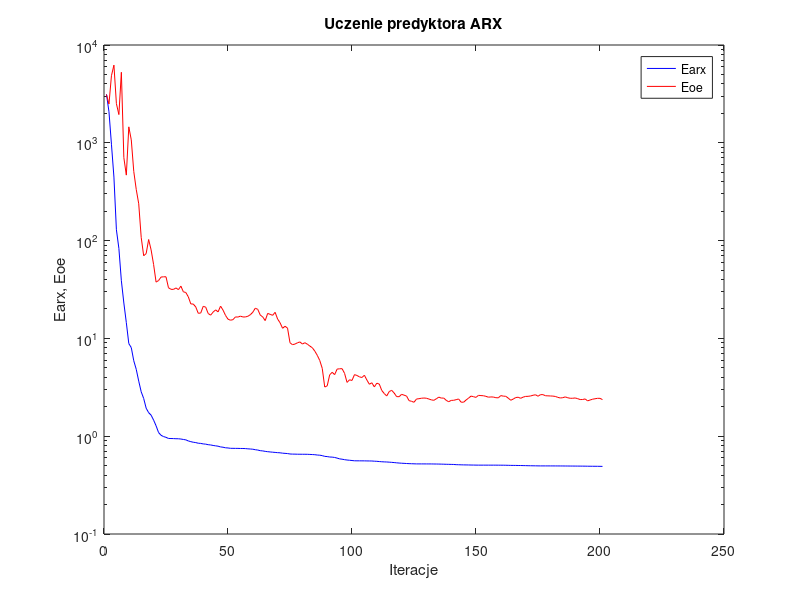
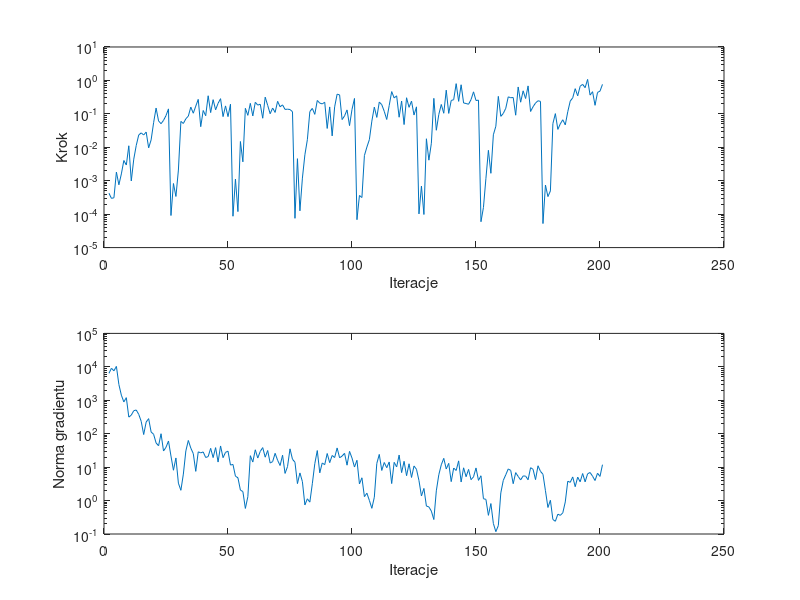

These figures' MATLAB source, in order:
%uczenie predyktora arx
clear all;
n=0; farx(n+1)=3.132145e+003; foe(n+1)=3.117008e+003; wspucz(n+1)=0.000000e+000; ng(n+1)=0.000000e+000;
%odnowa zmiennej metryki
n=1; farx(n+1)=2.078803e+003; foe(n+1)=2.490281e+003; krok(n+1)=4.228014e-004; ng(n+1)=6.383161e+003;
n=2; farx(n+1)=9.670935e+002; foe(n+1)=4.854128e+003; krok(n+1)=2.967298e-004; ng(n+1)=9.069483e+003;
n=3; farx(n+1)=4.463087e+002; foe(n+1)=6.226698e+003; krok(n+1)=3.093608e-004; ng(n+1)=7.608948e+003;
n=4; farx(n+1)=1.290698e+002; foe(n+1)=2.513930e+003; krok(n+1)=1.812955e-003; ng(n+1)=1.030326e+004;
n=5; farx(n+1)=8.317816e+001; foe(n+1)=1.943873e+003; krok(n+1)=7.559922e-004; ng(n+1)=2.956835e+003;
n=6; farx(n+1)=3.887740e+001; foe(n+1)=5.260583e+003; krok(n+1)=1.599773e-003; ng(n+1)=1.418866e+003;
n=7; farx(n+1)=2.301842e+001; foe(n+1)=7.051040e+002; krok(n+1)=4.027729e-003; ng(n+1)=8.914691e+002;
n=8; farx(n+1)=1.449773e+001; foe(n+1)=4.673017e+002; krok(n+1)=2.947309e-003; ng(n+1)=1.195795e+003;
n=9; farx(n+1)=8.852957e+000; foe(n+1)=1.456067e+003; krok(n+1)=1.109636e-002; ng(n+1)=3.131309e+002;
n=10; farx(n+1)=8.053130e+000; foe(n+1)=1.070635e+003; krok(n+1)=9.854180e-004; ng(n+1)=3.599341e+002;
n=11; farx(n+1)=5.907158e+000; foe(n+1)=5.097463e+002; krok(n+1)=4.419773e-003; ng(n+1)=4.870120e+002;
n=12; farx(n+1)=4.830586e+000; foe(n+1)=3.335494e+002; krok(n+1)=1.136409e-002; ng(n+1)=5.112679e+002;
n=13; farx(n+1)=3.659655e+000; foe(n+1)=2.380847e+002; krok(n+1)=2.334578e-002; ng(n+1)=3.798146e+002;
n=14; farx(n+1)=2.844026e+000; foe(n+1)=1.078464e+002; krok(n+1)=2.698544e-002; ng(n+1)=2.343245e+002;
n=15; farx(n+1)=2.430712e+000; foe(n+1)=7.000228e+001; krok(n+1)=2.331822e-002; ng(n+1)=9.438047e+001;
n=16; farx(n+1)=1.934332e+000; foe(n+1)=7.360828e+001; krok(n+1)=2.861011e-002; ng(n+1)=2.226092e+002;
n=17; farx(n+1)=1.740432e+000; foe(n+1)=1.026020e+002; krok(n+1)=9.636858e-003; ng(n+1)=2.823776e+002;
n=18; farx(n+1)=1.640857e+000; foe(n+1)=8.021438e+001; krok(n+1)=1.664870e-002; ng(n+1)=1.125734e+002;
n=19; farx(n+1)=1.460569e+000; foe(n+1)=5.690332e+001; krok(n+1)=5.440189e-002; ng(n+1)=9.603600e+001;
n=20; farx(n+1)=1.277984e+000; foe(n+1)=3.763438e+001; krok(n+1)=1.492217e-001; ng(n+1)=5.301270e+001;
n=21; farx(n+1)=1.089757e+000; foe(n+1)=3.906464e+001; krok(n+1)=6.144187e-002; ng(n+1)=4.352966e+001;
n=22; farx(n+1)=1.021661e+000; foe(n+1)=4.238546e+001; krok(n+1)=5.079872e-002; ng(n+1)=9.975048e+001;
n=23; farx(n+1)=9.914309e-001; foe(n+1)=4.264585e+001; krok(n+1)=6.385486e-002; ng(n+1)=3.037020e+001;
n=24; farx(n+1)=9.738500e-001; foe(n+1)=4.265313e+001; krok(n+1)=8.877087e-002; ng(n+1)=3.926031e+001;
n=25; farx(n+1)=9.483608e-001; foe(n+1)=3.294843e+001; krok(n+1)=1.407955e-001; ng(n+1)=6.049822e+001;
%odnowa zmiennej metryki
n=26; farx(n+1)=9.470165e-001; foe(n+1)=3.177920e+001; krok(n+1)=9.108681e-005; ng(n+1)=2.149858e+001;
n=27; farx(n+1)=9.454857e-001; foe(n+1)=3.168269e+001; krok(n+1)=8.259539e-004; ng(n+1)=8.080521e+000;
n=28; farx(n+1)=9.423219e-001; foe(n+1)=3.281558e+001; krok(n+1)=3.383827e-004; ng(n+1)=1.881762e+001;
n=29; farx(n+1)=9.416672e-001; foe(n+1)=3.152460e+001; krok(n+1)=2.087321e-003; ng(n+1)=3.308843e+000;
n=30; farx(n+1)=9.355707e-001; foe(n+1)=3.422171e+001; krok(n+1)=5.934607e-002; ng(n+1)=2.028839e+000;
n=31; farx(n+1)=9.262284e-001; foe(n+1)=2.995474e+001; krok(n+1)=5.157588e-002; ng(n+1)=6.205172e+000;
n=32; farx(n+1)=9.176291e-001; foe(n+1)=2.946388e+001; krok(n+1)=7.115888e-002; ng(n+1)=3.055852e+001;
n=33; farx(n+1)=8.944788e-001; foe(n+1)=2.659793e+001; krok(n+1)=8.554146e-002; ng(n+1)=6.281487e+001;
n=34; farx(n+1)=8.797688e-001; foe(n+1)=2.252293e+001; krok(n+1)=1.591991e-001; ng(n+1)=3.711868e+001;
n=35; farx(n+1)=8.673023e-001; foe(n+1)=2.245173e+001; krok(n+1)=1.044009e-001; ng(n+1)=2.545254e+001;
n=36; farx(n+1)=8.606749e-001; foe(n+1)=2.095872e+001; krok(n+1)=1.702433e-001; ng(n+1)=7.478320e+000;
n=37; farx(n+1)=8.476636e-001; foe(n+1)=1.806475e+001; krok(n+1)=2.709781e-001; ng(n+1)=2.868414e+001;
n=38; farx(n+1)=8.441878e-001; foe(n+1)=1.816868e+001; krok(n+1)=4.134280e-002; ng(n+1)=2.673890e+001;
n=39; farx(n+1)=8.341503e-001; foe(n+1)=2.126518e+001; krok(n+1)=1.261335e-001; ng(n+1)=2.844100e+001;
n=40; farx(n+1)=8.295271e-001; foe(n+1)=2.089678e+001; krok(n+1)=8.776600e-002; ng(n+1)=1.942752e+001;
n=41; farx(n+1)=8.188123e-001; foe(n+1)=1.797642e+001; krok(n+1)=3.477470e-001; ng(n+1)=2.065974e+001;
n=42; farx(n+1)=8.138242e-001; foe(n+1)=1.728639e+001; krok(n+1)=1.091672e-001; ng(n+1)=3.650111e+001;
n=43; farx(n+1)=8.042409e-001; foe(n+1)=1.858508e+001; krok(n+1)=2.656312e-001; ng(n+1)=1.930715e+001;
n=44; farx(n+1)=7.970671e-001; foe(n+1)=1.957475e+001; krok(n+1)=1.320338e-001; ng(n+1)=3.830328e+001;
n=45; farx(n+1)=7.904423e-001; foe(n+1)=1.867327e+001; krok(n+1)=2.064051e-001; ng(n+1)=1.418944e+001;
n=46; farx(n+1)=7.770445e-001; foe(n+1)=2.138086e+001; krok(n+1)=2.847814e-001; ng(n+1)=4.298553e+001;
n=47; farx(n+1)=7.715149e-001; foe(n+1)=1.945314e+001; krok(n+1)=8.268560e-002; ng(n+1)=1.919903e+001;
n=48; farx(n+1)=7.611666e-001; foe(n+1)=1.717819e+001; krok(n+1)=1.728230e-001; ng(n+1)=2.766160e+001;
n=49; farx(n+1)=7.582279e-001; foe(n+1)=1.571878e+001; krok(n+1)=8.268560e-002; ng(n+1)=3.001030e+001;
n=50; farx(n+1)=7.519265e-001; foe(n+1)=1.534620e+001; krok(n+1)=1.940886e-001; ng(n+1)=1.152133e+001;
%odnowa zmiennej metryki
n=51; farx(n+1)=7.515727e-001; foe(n+1)=1.554985e+001; krok(n+1)=8.669030e-005; ng(n+1)=1.205426e+001;
n=52; farx(n+1)=7.507355e-001; foe(n+1)=1.658757e+001; krok(n+1)=1.120408e-003; ng(n+1)=5.352718e+000;
n=53; farx(n+1)=7.506558e-001; foe(n+1)=1.651695e+001; krok(n+1)=1.193316e-004; ng(n+1)=4.804879e+000;
n=54; farx(n+1)=7.491276e-001; foe(n+1)=1.689007e+001; krok(n+1)=1.488559e-002; ng(n+1)=2.061725e+000;
n=55; farx(n+1)=7.488178e-001; foe(n+1)=1.656316e+001; krok(n+1)=3.677109e-003; ng(n+1)=1.856611e+000;
n=56; farx(n+1)=7.472774e-001; foe(n+1)=1.657275e+001; krok(n+1)=1.465272e-001; ng(n+1)=5.815159e-001;
n=57; farx(n+1)=7.428112e-001; foe(n+1)=1.683388e+001; krok(n+1)=9.019770e-002; ng(n+1)=1.302674e+000;
n=58; farx(n+1)=7.398776e-001; foe(n+1)=1.746157e+001; krok(n+1)=2.063035e-001; ng(n+1)=2.200237e+001;
n=59; farx(n+1)=7.361379e-001; foe(n+1)=1.850933e+001; krok(n+1)=8.662598e-002; ng(n+1)=1.418668e+001;
n=60; farx(n+1)=7.276928e-001; foe(n+1)=2.036628e+001; krok(n+1)=2.214681e-001; ng(n+1)=3.303770e+001;
n=61; farx(n+1)=7.218385e-001; foe(n+1)=1.981506e+001; krok(n+1)=1.827549e-001; ng(n+1)=1.870887e+001;
n=62; farx(n+1)=7.112761e-001; foe(n+1)=1.734214e+001; krok(n+1)=1.942977e-001; ng(n+1)=2.952358e+001;
n=63; farx(n+1)=7.074543e-001; foe(n+1)=1.657381e+001; krok(n+1)=7.398460e-002; ng(n+1)=3.840843e+001;
n=64; farx(n+1)=6.997809e-001; foe(n+1)=1.520596e+001; krok(n+1)=3.158996e-001; ng(n+1)=1.983368e+001;
n=65; farx(n+1)=6.945068e-001; foe(n+1)=1.801791e+001; krok(n+1)=1.794685e-001; ng(n+1)=3.142549e+001;
n=66; farx(n+1)=6.902888e-001; foe(n+1)=1.761568e+001; krok(n+1)=1.008497e-001; ng(n+1)=1.324228e+001;
n=67; farx(n+1)=6.861017e-001; foe(n+1)=1.722113e+001; krok(n+1)=1.493739e-001; ng(n+1)=1.465547e+001;
n=68; farx(n+1)=6.827383e-001; foe(n+1)=1.847979e+001; krok(n+1)=1.102898e-001; ng(n+1)=2.590762e+001;
n=69; farx(n+1)=6.788379e-001; foe(n+1)=1.578792e+001; krok(n+1)=2.370960e-001; ng(n+1)=1.606812e+001;
n=70; farx(n+1)=6.766828e-001; foe(n+1)=1.444710e+001; krok(n+1)=1.630613e-001; ng(n+1)=1.118533e+001;
n=71; farx(n+1)=6.705749e-001; foe(n+1)=1.269367e+001; krok(n+1)=1.856523e-001; ng(n+1)=2.273953e+001;
n=72; farx(n+1)=6.675968e-001; foe(n+1)=1.330597e+001; krok(n+1)=1.355729e-001; ng(n+1)=6.489468e+000;
n=73; farx(n+1)=6.645369e-001; foe(n+1)=1.274474e+001; krok(n+1)=1.380129e-001; ng(n+1)=1.037481e+001;
n=74; farx(n+1)=6.578662e-001; foe(n+1)=9.020858e+000; krok(n+1)=1.348605e-001; ng(n+1)=3.523936e+001;
n=75; farx(n+1)=6.560464e-001; foe(n+1)=8.626252e+000; krok(n+1)=1.160291e-001; ng(n+1)=1.718483e+001;
%odnowa zmiennej metryki
n=76; farx(n+1)=6.556554e-001; foe(n+1)=8.751164e+000; krok(n+1)=7.509431e-005; ng(n+1)=1.401267e+001;
n=77; farx(n+1)=6.542915e-001; foe(n+1)=9.014199e+000; krok(n+1)=4.564205e-003; ng(n+1)=3.214269e+000;
n=78; farx(n+1)=6.541304e-001; foe(n+1)=9.208160e+000; krok(n+1)=1.258665e-004; ng(n+1)=6.716550e+000;
n=79; farx(n+1)=6.536932e-001; foe(n+1)=8.756475e+000; krok(n+1)=1.197019e-003; ng(n+1)=3.684616e+000;
n=80; farx(n+1)=6.535905e-001; foe(n+1)=9.037073e+000; krok(n+1)=5.961727e-003; ng(n+1)=7.396743e-001;
n=81; farx(n+1)=6.530459e-001; foe(n+1)=8.728079e+000; krok(n+1)=1.688698e-002; ng(n+1)=1.129232e+000;
n=82; farx(n+1)=6.511452e-001; foe(n+1)=8.347433e+000; krok(n+1)=1.171506e-001; ng(n+1)=8.987013e-001;
n=83; farx(n+1)=6.492333e-001; foe(n+1)=8.030680e+000; krok(n+1)=1.454886e-001; ng(n+1)=3.189117e+000;
n=84; farx(n+1)=6.470975e-001; foe(n+1)=7.410563e+000; krok(n+1)=9.656284e-002; ng(n+1)=1.269943e+001;
n=85; farx(n+1)=6.418925e-001; foe(n+1)=6.714480e+000; krok(n+1)=2.516502e-001; ng(n+1)=3.132306e+001;
n=86; farx(n+1)=6.394949e-001; foe(n+1)=5.944389e+000; krok(n+1)=2.093785e-001; ng(n+1)=6.754585e+000;
n=87; farx(n+1)=6.330716e-001; foe(n+1)=4.942086e+000; krok(n+1)=1.989372e-001; ng(n+1)=1.331084e+001;
n=88; farx(n+1)=6.220000e-001; foe(n+1)=3.182904e+000; krok(n+1)=2.223238e-001; ng(n+1)=1.185393e+001;
n=89; farx(n+1)=6.192127e-001; foe(n+1)=3.271628e+000; krok(n+1)=3.660091e-002; ng(n+1)=2.555644e+001;
n=90; farx(n+1)=6.126704e-001; foe(n+1)=4.240355e+000; krok(n+1)=1.612369e-001; ng(n+1)=1.361793e+001;
n=91; farx(n+1)=6.112589e-001; foe(n+1)=4.502225e+000; krok(n+1)=2.191235e-002; ng(n+1)=2.232112e+001;
n=92; farx(n+1)=6.061788e-001; foe(n+1)=4.261369e+000; krok(n+1)=1.620110e-001; ng(n+1)=1.934274e+001;
n=93; farx(n+1)=5.973141e-001; foe(n+1)=4.854865e+000; krok(n+1)=3.881773e-001; ng(n+1)=3.750320e+001;
n=94; farx(n+1)=5.864843e-001; foe(n+1)=4.890277e+000; krok(n+1)=3.691454e-001; ng(n+1)=1.900956e+001;
n=95; farx(n+1)=5.820525e-001; foe(n+1)=4.905028e+000; krok(n+1)=6.741320e-002; ng(n+1)=2.141682e+001;
n=96; farx(n+1)=5.754053e-001; foe(n+1)=4.392688e+000; krok(n+1)=8.713251e-002; ng(n+1)=2.590153e+001;
n=97; farx(n+1)=5.709247e-001; foe(n+1)=3.549264e+000; krok(n+1)=1.312394e-001; ng(n+1)=1.144210e+001;
n=98; farx(n+1)=5.675535e-001; foe(n+1)=3.774627e+000; krok(n+1)=4.446078e-002; ng(n+1)=2.959467e+001;
n=99; farx(n+1)=5.641730e-001; foe(n+1)=3.715815e+000; krok(n+1)=1.357350e-001; ng(n+1)=1.869909e+001;
n=100; farx(n+1)=5.605495e-001; foe(n+1)=4.261521e+000; krok(n+1)=2.889625e-001; ng(n+1)=1.007402e+001;
%odnowa zmiennej metryki
n=101; farx(n+1)=5.601089e-001; foe(n+1)=4.178614e+000; krok(n+1)=6.831655e-005; ng(n+1)=1.602631e+001;
n=102; farx(n+1)=5.600129e-001; foe(n+1)=4.042137e+000; krok(n+1)=3.620082e-004; ng(n+1)=3.157318e+000;
n=103; farx(n+1)=5.598242e-001; foe(n+1)=3.985304e+000; krok(n+1)=3.142463e-004; ng(n+1)=4.800319e+000;
n=104; farx(n+1)=5.595542e-001; foe(n+1)=4.200418e+000; krok(n+1)=5.655154e-003; ng(n+1)=1.312171e+000;
n=105; farx(n+1)=5.587717e-001; foe(n+1)=3.751332e+000; krok(n+1)=1.012568e-002; ng(n+1)=1.660185e+000;
n=106; farx(n+1)=5.582974e-001; foe(n+1)=3.397335e+000; krok(n+1)=1.693613e-002; ng(n+1)=1.012609e+000;
n=107; farx(n+1)=5.578277e-001; foe(n+1)=3.519751e+000; krok(n+1)=6.056898e-002; ng(n+1)=5.863993e-001;
n=108; farx(n+1)=5.552783e-001; foe(n+1)=3.190914e+000; krok(n+1)=1.590363e-001; ng(n+1)=1.259163e+000;
n=109; farx(n+1)=5.537104e-001; foe(n+1)=3.485027e+000; krok(n+1)=7.835091e-002; ng(n+1)=1.289249e+001;
n=110; farx(n+1)=5.506230e-001; foe(n+1)=3.411856e+000; krok(n+1)=2.250273e-001; ng(n+1)=2.400646e+001;
n=111; farx(n+1)=5.479577e-001; foe(n+1)=2.936017e+000; krok(n+1)=1.884118e-001; ng(n+1)=7.953195e+000;
n=112; farx(n+1)=5.462705e-001; foe(n+1)=2.730943e+000; krok(n+1)=1.189066e-001; ng(n+1)=1.377162e+001;
n=113; farx(n+1)=5.450131e-001; foe(n+1)=2.577837e+000; krok(n+1)=6.786752e-002; ng(n+1)=9.624435e+000;
n=114; farx(n+1)=5.428384e-001; foe(n+1)=2.860519e+000; krok(n+1)=1.778431e-001; ng(n+1)=1.427970e+001;
n=115; farx(n+1)=5.402300e-001; foe(n+1)=2.944150e+000; krok(n+1)=4.635137e-001; ng(n+1)=3.225805e+000;
n=116; farx(n+1)=5.376473e-001; foe(n+1)=2.764786e+000; krok(n+1)=2.991387e-001; ng(n+1)=1.390537e+001;
n=117; farx(n+1)=5.343560e-001; foe(n+1)=2.538867e+000; krok(n+1)=3.465039e-001; ng(n+1)=1.014729e+001;
n=118; farx(n+1)=5.316353e-001; foe(n+1)=2.535052e+000; krok(n+1)=7.930803e-002; ng(n+1)=2.299626e+001;
n=119; farx(n+1)=5.293056e-001; foe(n+1)=2.681146e+000; krok(n+1)=2.421357e-001; ng(n+1)=6.866012e+000;
n=120; farx(n+1)=5.276865e-001; foe(n+1)=2.628353e+000; krok(n+1)=4.784719e-002; ng(n+1)=1.491717e+001;
n=121; farx(n+1)=5.257376e-001; foe(n+1)=2.574099e+000; krok(n+1)=3.032584e-001; ng(n+1)=5.541987e+000;
n=122; farx(n+1)=5.240872e-001; foe(n+1)=2.310421e+000; krok(n+1)=1.567018e-001; ng(n+1)=1.259793e+001;
n=123; farx(n+1)=5.230931e-001; foe(n+1)=2.274970e+000; krok(n+1)=2.401907e-001; ng(n+1)=4.908372e+000;
n=124; farx(n+1)=5.219929e-001; foe(n+1)=2.222822e+000; krok(n+1)=9.233170e-002; ng(n+1)=1.082513e+001;
n=125; farx(n+1)=5.209838e-001; foe(n+1)=2.399563e+000; krok(n+1)=1.620110e-001; ng(n+1)=8.609680e+000;
%odnowa zmiennej metryki
n=126; farx(n+1)=5.209428e-001; foe(n+1)=2.418189e+000; krok(n+1)=1.018184e-004; ng(n+1)=3.970166e+000;
n=127; farx(n+1)=5.209053e-001; foe(n+1)=2.444591e+000; krok(n+1)=6.935224e-004; ng(n+1)=1.371189e+000;
n=128; farx(n+1)=5.208882e-001; foe(n+1)=2.457336e+000; krok(n+1)=9.773247e-005; ng(n+1)=2.306840e+000;
n=129; farx(n+1)=5.206334e-001; foe(n+1)=2.445115e+000; krok(n+1)=1.799391e-002; ng(n+1)=6.849951e-001;
n=130; farx(n+1)=5.205888e-001; foe(n+1)=2.398832e+000; krok(n+1)=4.118564e-003; ng(n+1)=6.464772e-001;
n=131; farx(n+1)=5.204943e-001; foe(n+1)=2.352855e+000; krok(n+1)=1.321323e-002; ng(n+1)=4.829463e-001;
n=132; farx(n+1)=5.198944e-001; foe(n+1)=2.327373e+000; krok(n+1)=2.909773e-001; ng(n+1)=2.708444e-001;
n=133; farx(n+1)=5.194948e-001; foe(n+1)=2.413205e+000; krok(n+1)=3.234070e-002; ng(n+1)=1.958403e+000;
n=134; farx(n+1)=5.189956e-001; foe(n+1)=2.509002e+000; krok(n+1)=9.599621e-002; ng(n+1)=5.911153e+000;
n=135; farx(n+1)=5.181515e-001; foe(n+1)=2.453169e+000; krok(n+1)=1.909506e-001; ng(n+1)=1.176105e+001;
n=136; farx(n+1)=5.173400e-001; foe(n+1)=2.454552e+000; krok(n+1)=1.042621e-001; ng(n+1)=1.831563e+001;
n=137; farx(n+1)=5.161949e-001; foe(n+1)=2.324998e+000; krok(n+1)=5.114232e-001; ng(n+1)=8.825395e+000;
n=138; farx(n+1)=5.157202e-001; foe(n+1)=2.251411e+000; krok(n+1)=1.031518e-001; ng(n+1)=1.297966e+001;
n=139; farx(n+1)=5.148034e-001; foe(n+1)=2.323922e+000; krok(n+1)=2.507999e-001; ng(n+1)=3.689507e+000;
n=140; farx(n+1)=5.141419e-001; foe(n+1)=2.328889e+000; krok(n+1)=2.656312e-001; ng(n+1)=9.397938e+000;
n=141; farx(n+1)=5.116660e-001; foe(n+1)=2.364265e+000; krok(n+1)=8.006244e-001; ng(n+1)=7.946311e+000;
n=142; farx(n+1)=5.108447e-001; foe(n+1)=2.402159e+000; krok(n+1)=2.363480e-001; ng(n+1)=1.538917e+001;
n=143; farx(n+1)=5.097461e-001; foe(n+1)=2.226958e+000; krok(n+1)=7.413928e-001; ng(n+1)=3.597429e+000;
n=144; farx(n+1)=5.090278e-001; foe(n+1)=2.226797e+000; krok(n+1)=2.114442e-001; ng(n+1)=9.542922e+000;
n=145; farx(n+1)=5.085643e-001; foe(n+1)=2.344521e+000; krok(n+1)=2.040744e-001; ng(n+1)=5.164049e+000;
n=146; farx(n+1)=5.080654e-001; foe(n+1)=2.452494e+000; krok(n+1)=1.936041e-001; ng(n+1)=8.548707e+000;
n=147; farx(n+1)=5.073227e-001; foe(n+1)=2.572352e+000; krok(n+1)=2.675301e-001; ng(n+1)=4.217438e+000;
n=148; farx(n+1)=5.069038e-001; foe(n+1)=2.534693e+000; krok(n+1)=4.555491e-001; ng(n+1)=5.136106e+000;
n=149; farx(n+1)=5.063259e-001; foe(n+1)=2.494569e+000; krok(n+1)=2.503681e-001; ng(n+1)=9.457594e+000;
n=150; farx(n+1)=5.060386e-001; foe(n+1)=2.617126e+000; krok(n+1)=2.569287e-001; ng(n+1)=4.018104e+000;
%odnowa zmiennej metryki
n=151; farx(n+1)=5.059981e-001; foe(n+1)=2.601802e+000; krok(n+1)=5.942307e-005; ng(n+1)=5.519681e+000;
n=152; farx(n+1)=5.059929e-001; foe(n+1)=2.592757e+000; krok(n+1)=1.581535e-004; ng(n+1)=1.135199e+000;
n=153; farx(n+1)=5.059532e-001; foe(n+1)=2.555628e+000; krok(n+1)=1.180926e-003; ng(n+1)=1.086524e+000;
n=154; farx(n+1)=5.059214e-001; foe(n+1)=2.506821e+000; krok(n+1)=8.130648e-003; ng(n+1)=3.614054e-001;
n=155; farx(n+1)=5.058930e-001; foe(n+1)=2.520817e+000; krok(n+1)=1.667309e-003; ng(n+1)=8.142317e-001;
n=156; farx(n+1)=5.058638e-001; foe(n+1)=2.513823e+000; krok(n+1)=2.366103e-002; ng(n+1)=2.065979e-001;
n=157; farx(n+1)=5.058435e-001; foe(n+1)=2.476312e+000; krok(n+1)=4.256083e-002; ng(n+1)=1.175339e-001;
n=158; farx(n+1)=5.055743e-001; foe(n+1)=2.468503e+000; krok(n+1)=3.333343e-001; ng(n+1)=1.781301e-001;
n=159; farx(n+1)=5.053891e-001; foe(n+1)=2.601395e+000; krok(n+1)=8.430727e-002; ng(n+1)=1.689972e+000;
n=160; farx(n+1)=5.051490e-001; foe(n+1)=2.568494e+000; krok(n+1)=1.028050e-001; ng(n+1)=4.013988e+000;
n=161; farx(n+1)=5.046597e-001; foe(n+1)=2.559456e+000; krok(n+1)=1.468011e-001; ng(n+1)=5.901688e+000;
n=162; farx(n+1)=5.039167e-001; foe(n+1)=2.451028e+000; krok(n+1)=3.224739e-001; ng(n+1)=8.843956e+000;
n=163; farx(n+1)=5.031073e-001; foe(n+1)=2.331305e+000; krok(n+1)=3.038513e-001; ng(n+1)=7.967680e+000;
n=164; farx(n+1)=5.027589e-001; foe(n+1)=2.395114e+000; krok(n+1)=3.080168e-001; ng(n+1)=3.198267e+000;
n=165; farx(n+1)=5.025629e-001; foe(n+1)=2.484962e+000; krok(n+1)=9.111837e-002; ng(n+1)=6.852047e+000;
n=166; farx(n+1)=5.017860e-001; foe(n+1)=2.502959e+000; krok(n+1)=6.371584e-001; ng(n+1)=5.267558e+000;
n=167; farx(n+1)=5.014667e-001; foe(n+1)=2.440297e+000; krok(n+1)=2.230612e-001; ng(n+1)=4.138314e+000;
n=168; farx(n+1)=5.006618e-001; foe(n+1)=2.508509e+000; krok(n+1)=4.884576e-001; ng(n+1)=5.442719e+000;
n=169; farx(n+1)=5.001846e-001; foe(n+1)=2.551586e+000; krok(n+1)=2.876382e-001; ng(n+1)=5.402487e+000;
n=170; farx(n+1)=4.992180e-001; foe(n+1)=2.556732e+000; krok(n+1)=6.857223e-001; ng(n+1)=4.189632e+000;
n=171; farx(n+1)=4.988390e-001; foe(n+1)=2.578624e+000; krok(n+1)=1.176675e-001; ng(n+1)=9.612699e+000;
n=172; farx(n+1)=4.982175e-001; foe(n+1)=2.621914e+000; krok(n+1)=1.631115e-001; ng(n+1)=8.631414e+000;
n=173; farx(n+1)=4.978944e-001; foe(n+1)=2.652806e+000; krok(n+1)=2.103304e-001; ng(n+1)=4.231144e+000;
n=174; farx(n+1)=4.972606e-001; foe(n+1)=2.561149e+000; krok(n+1)=2.464885e-001; ng(n+1)=1.098410e+001;
n=175; farx(n+1)=4.970072e-001; foe(n+1)=2.659738e+000; krok(n+1)=2.357265e-001; ng(n+1)=7.466320e+000;
%odnowa zmiennej metryki
n=176; farx(n+1)=4.969624e-001; foe(n+1)=2.661094e+000; krok(n+1)=5.233915e-005; ng(n+1)=6.116779e+000;
n=177; farx(n+1)=4.968830e-001; foe(n+1)=2.592950e+000; krok(n+1)=7.433745e-004; ng(n+1)=1.975261e+000;
n=178; farx(n+1)=4.968793e-001; foe(n+1)=2.586238e+000; krok(n+1)=3.355212e-004; ng(n+1)=6.205661e-001;
n=179; farx(n+1)=4.968634e-001; foe(n+1)=2.578815e+000; krok(n+1)=4.957630e-004; ng(n+1)=1.019950e+000;
n=180; farx(n+1)=4.967522e-001; foe(n+1)=2.570790e+000; krok(n+1)=5.113139e-002; ng(n+1)=2.714613e-001;
n=181; farx(n+1)=4.966005e-001; foe(n+1)=2.549148e+000; krok(n+1)=1.016482e-001; ng(n+1)=2.402836e-001;
n=182; farx(n+1)=4.964540e-001; foe(n+1)=2.495341e+000; krok(n+1)=3.431867e-002; ng(n+1)=3.915752e-001;
n=183; farx(n+1)=4.963721e-001; foe(n+1)=2.459770e+000; krok(n+1)=5.042484e-002; ng(n+1)=3.611148e-001;
n=184; farx(n+1)=4.961782e-001; foe(n+1)=2.476285e+000; krok(n+1)=6.659180e-002; ng(n+1)=4.302359e-001;
n=185; farx(n+1)=4.958021e-001; foe(n+1)=2.522872e+000; krok(n+1)=4.674985e-002; ng(n+1)=9.115807e-001;
n=186; farx(n+1)=4.956966e-001; foe(n+1)=2.471846e+000; krok(n+1)=1.158784e-001; ng(n+1)=3.793305e+000;
n=187; farx(n+1)=4.953397e-001; foe(n+1)=2.442068e+000; krok(n+1)=2.408726e-001; ng(n+1)=3.509813e+000;
n=188; farx(n+1)=4.952178e-001; foe(n+1)=2.443052e+000; krok(n+1)=3.015923e-001; ng(n+1)=5.092460e+000;
n=189; farx(n+1)=4.949030e-001; foe(n+1)=2.460681e+000; krok(n+1)=5.667570e-001; ng(n+1)=2.599667e+000;
n=190; farx(n+1)=4.947281e-001; foe(n+1)=2.420374e+000; krok(n+1)=3.457398e-001; ng(n+1)=5.028974e+000;
n=191; farx(n+1)=4.945056e-001; foe(n+1)=2.369396e+000; krok(n+1)=6.710813e-001; ng(n+1)=3.643240e+000;
n=192; farx(n+1)=4.942545e-001; foe(n+1)=2.372794e+000; krok(n+1)=7.638857e-001; ng(n+1)=6.439148e+000;
n=193; farx(n+1)=4.939707e-001; foe(n+1)=2.404022e+000; krok(n+1)=6.065168e-001; ng(n+1)=3.631652e+000;
n=194; farx(n+1)=4.934091e-001; foe(n+1)=2.299215e+000; krok(n+1)=1.072499e+000; ng(n+1)=6.304974e+000;
n=195; farx(n+1)=4.931195e-001; foe(n+1)=2.343769e+000; krok(n+1)=3.635836e-001; ng(n+1)=6.907970e+000;
n=196; farx(n+1)=4.928133e-001; foe(n+1)=2.390162e+000; krok(n+1)=4.602673e-001; ng(n+1)=5.350464e+000;
n=197; farx(n+1)=4.926668e-001; foe(n+1)=2.414462e+000; krok(n+1)=1.800875e-001; ng(n+1)=3.975717e+000;
n=198; farx(n+1)=4.924079e-001; foe(n+1)=2.440373e+000; krok(n+1)=4.372571e-001; ng(n+1)=6.579002e+000;
n=199; farx(n+1)=4.920556e-001; foe(n+1)=2.438281e+000; krok(n+1)=4.787134e-001; ng(n+1)=5.271669e+000;
n=200; farx(n+1)=4.912144e-001; foe(n+1)=2.366854e+000; krok(n+1)=7.610808e-001; ng(n+1)=1.183630e+001;

figure; semilogy(farx,'b'); hold on; semilogy(foe,'r'); xlabel('Iteracje'); ylabel('Earx, Eoe'); legend('Earx','Eoe'); title('Uczenie predyktora ARX');
figure; subplot(2,1,1); semilogy(krok); xlabel('Iteracje'); ylabel('Krok');
subplot(2,1,2); semilogy(ng); xlabel('Iteracje'); ylabel('Norma gradientu');
Earx=farx(n+1)
Eoe=foe(n+1)
